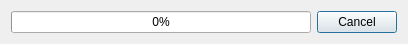
<?xml version="1.0" encoding="UTF-8"?>
<ui version="4.0">
 <class>Dialog</class>
 <widget class="QDialog" name="Dialog">
  <property name="geometry">
   <rect>
    <x>0</x>
    <y>0</y>
    <width>400</width>
    <height>41</height>
   </rect>
  </property>
  <property name="windowTitle">
   <string/>
  </property>
  <layout class="QHBoxLayout" name="horizontalLayout">
   <item>
    <widget class="QProgressBar" name="progressBar">
     <property name="sizePolicy">
      <sizepolicy hsizetype="Expanding" vsizetype="Expanding">
       <horstretch>0</horstretch>
       <verstretch>0</verstretch>
      </sizepolicy>
     </property>
     <property name="minimumSize">
      <size>
       <width>300</width>
       <height>0</height>
      </size>
     </property>
     <property name="value">
      <number>0</number>
     </property>
     <property name="alignment">
      <set>Qt::AlignCenter</set>
     </property>
    </widget>
   </item>
   <item>
    <widget class="QDialogButtonBox" name="buttonBox">
     <property name="orientation">
      <enum>Qt::Vertical</enum>
     </property>
     <property name="standardButtons">
      <set>QDialogButtonBox::Cancel</set>
     </property>
    </widget>
   </item>
  </layout>
 </widget>
 <resources/>
 <connections>
  <connection>
   <sender>buttonBox</sender>
   <signal>accepted()</signal>
   <receiver>Dialog</receiver>
   <slot>accept()</slot>
   <hints>
    <hint type="sourcelabel">
     <x>248</x>
     <y>254</y>
    </hint>
    <hint type="destinationlabel">
     <x>157</x>
     <y>274</y>
    </hint>
   </hints>
  </connection>
  <connection>
   <sender>buttonBox</sender>
   <signal>rejected()</signal>
   <receiver>Dialog</receiver>
   <slot>reject()</slot>
   <hints>
    <hint type="sourcelabel">
     <x>316</x>
     <y>260</y>
    </hint>
    <hint type="destinationlabel">
     <x>286</x>
     <y>274</y>
    </hint>
   </hints>
  </connection>
 </connections>
</ui>
